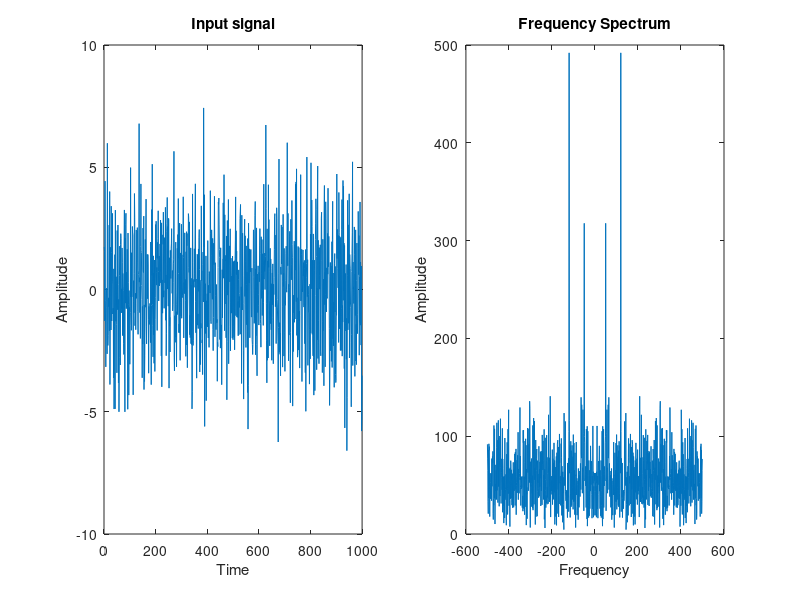

This chart was generated by the following MATLAB code:
y = load('array.mat');
figure(1)

subplot(1, 2, 1) %Subplot with 1 row, 2 columns. -> use the first column
plot(y.y)
title('Input signal')
xlabel('Time')
ylabel('Amplitude')

subplot(1, 2, 2) %Subplot with 1 row, 2 columns. -> use the second column
f = fftshift(abs(fft(y.y,y.N)));   %fftshift puts it around the 0 point, abs gets the absolute value
newX = -y.fs/2:y.fs/y.N:y.fs/2-y.fs/y.N;
plot(newX, f)
title('Frequency Spectrum')
xlabel('Frequency')
ylabel('Amplitude') 